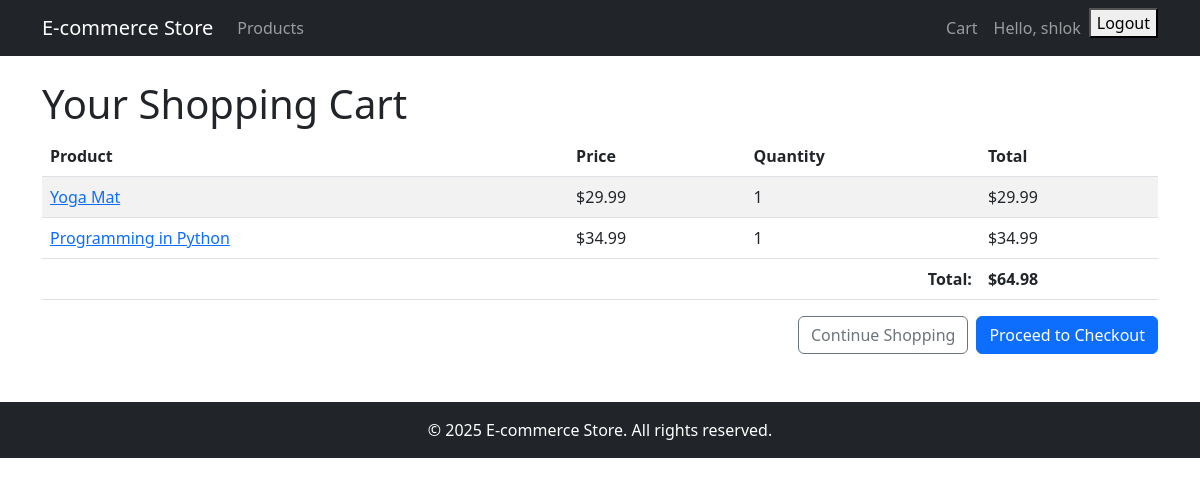
The app's page /cart/ (signed in) with its own data.
### cart/models.py (models this page shows, shortened)
class CartItem(models.Model):
    cart = models.ForeignKey(Cart, related_name='items', on_delete=models.CASCADE)
    product = models.ForeignKey(Product, on_delete=models.CASCADE)
    quantity = models.PositiveIntegerField(default=1)
    @property
    def total_price(self):
        return self.product.price * self.quantity

### products/models.py (models this page shows, shortened)
class Product(models.Model):
    name = models.CharField(max_length=200)
    description = models.TextField()
    price = models.DecimalField(max_digits=10, decimal_places=2)
    category = models.ForeignKey(Category, related_name='products', on_delete=models.CASCADE)
    stock = models.PositiveIntegerField(default=0)
    image = models.ImageField(upload_to='products/', null=True, blank=True)
    created_at = models.DateTimeField(auto_now_add=True)

### cart/views.py (the view)
# urls.py: path('', views.view_cart, name='view_cart'),
@login_required
def view_cart(request):
    cart, created = Cart.objects.get_or_create(user=request.user)
    cart_items = cart.items.all()
    total = sum(item.total_price for item in cart_items)
    model = RecommendationModel()
    model.train()
    recommended_products = model.get_recommendations(request.user.id, top_n=4)
    context = {
        'cart': cart,
        'cart_items': cart_items,
        'total': total,
        'recommended_products': recommended_products
    }
    return render(request, 'cart/cart.html', context)

### recommendations/recommendation.py (called while the page is built)
    def train(self):
        matrix, self.user_mapping, self.item_mapping, self.reverse_user_mapping, self.reverse_item_mapping = self._create_interaction_matrix()
        if matrix.shape[0] == 1 and matrix.shape[1] == 1 and matrix[0, 0] == 0:
            return
        if matrix.shape[0] < 2 or matrix.shape[1] < 2:
            return
        self.user_factors = self.model.fit_transform(matrix)
        self.item_factors = self.model.components_.T

### templates/cart/cart.html (shortened to what this page needs)
{% extends 'base.html' %}
{% block content %}
    <h1>Your Shopping Cart</h1>
    {% if cart_items %}
        <div class="table-responsive">
            <table class="table table-striped">
                <thead>
                    <tr>
                        <th>Product</th>
                        <th>Price</th>
                        <th>Quantity</th>
                        <th>Total</th>
                    </tr>
                </thead>
                <tbody>
                    {% for item in cart_items %}
                        <tr>
                            <td>
                                <a href="{% url 'products:product_detail' item.product.id %}">
                                    {{ item.product.name }}
                                </a>
                            </td>
                            <td>${{ item.product.price }}</td>
                            <td>{{ item.quantity }}</td>
                            <td>${{ item.total_price }}</td>
                        </tr>
                    {% endfor %}
                </tbody>
                <tfoot>
                    <tr>
                        <td colspan="3" class="text-end"><strong>Total:</strong></td>
                        <td><strong>${{ total }}</strong></td>
                    </tr>
                </tfoot>
            </table>
        </div>
        <div class="d-flex justify-content-end">
            <a href="{% url 'products:product_list' %}" class="btn btn-outline-secondary me-2">
                Continue Shopping
            </a>
            <a href="{% url 'cart:checkout' %}" class="btn btn-primary">
                Proceed to Checkout
            </a>
        </div>
    {% else %}
        <div class="alert alert-info">
            Your cart is empty. <a href="{% url 'products:product_list' %}">Start shopping</a>
        </div>
    {% endif %}
{% endblock %}

### templates/base.html (shortened to what this page needs)
<!DOCTYPE html>
<html lang="en">
<head>
    <link href="https://cdn.jsdelivr.net/npm/bootstrap@5.2.3/dist/css/bootstrap.min.css" rel="stylesheet">
</head>
<body>
    <nav class="navbar navbar-expand-lg navbar-dark bg-dark">
        <div class="container">
            <a class="navbar-brand" href="{% url 'products:product_list' %}">E-commerce Store</a>
            <div class="collapse navbar-collapse" id="navbarNav">
                <ul class="navbar-nav me-auto">
                    <li class="nav-item">
                        <a class="nav-link" href="{% url 'products:product_list' %}">Products</a>
                    </li>
                </ul>
                <ul class="navbar-nav">
                    {% if user.is_authenticated %}
                        <li class="nav-item">
                            <a class="nav-link" href="{% url 'cart:view_cart' %}">
                                 Cart
                            </a>
                        </li>
                        <li class="nav-item">
                            <span class="nav-link">Hello, {{ user.username }}</span>
                        </li>
                        <li class="nav-item">
                            <form method="post" action="{% url 'logout' %}">
                                <button type="submit">Logout</button>
                              </form>
                        </li>
                    {% endif %}
                </ul>
            </div>
        </div>
    </nav>
    <div class="container mt-4">
        {% block content %}{% endblock %}
    </div>
    <footer class="bg-dark text-white text-center py-3 mt-5">
        <div class="container">
            <p class="mb-0">© 2025 E-commerce Store. All rights reserved.</p>
        </div>
    </footer>
</body>
</html>

### records on screen
CartItem: product.name "Yoga Mat", product.price "29.99", quantity "1", total_price "29.99"
CartItem: product.name "Programming in Python", product.price "34.99", quantity "1", total_price "34.99"

### other values on screen
{{ user.username }} "shlok"
{{ total }} "64.98"
